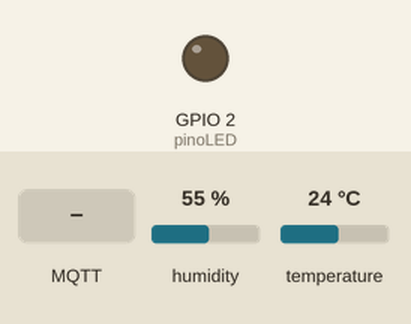
This sketch was run on a simulated ESP32. Parts: output pins drawn as LEDs (lit = HIGH). The test bench sets the inputs (shaded band); at power-on: humidity 55 %, temperature 24 °C. WiFi joins after 1.5 s; servers stay silent unless stated; random numbers use the default seed unless the sketch sets one; no MQTT or app messages arrive unless stated; what the sketch prints to the serial monitor is not drawn.

Above: at 2.7 s.
2.8 s: MQTT message "1" arrives on the first subscribed topic
At 3.5 s:
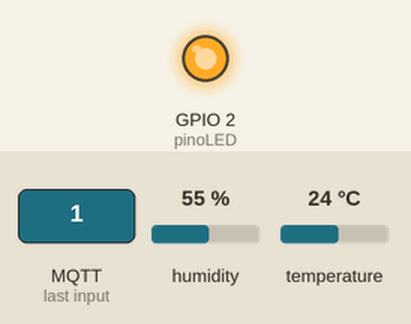
4.3 s: MQTT message "0" arrives on the first subscribed topic
At 4.7 s:
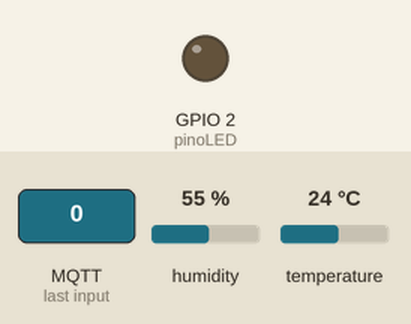
Timing chart, 0 to 7.3 s (numbered marks = the images above; inputs shaded):
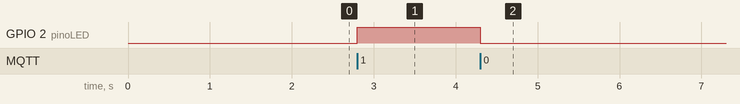

The sketch:

mqtt_led.ino
```cpp
// =========================================================================
// PROJETO IOT - LEITURA REAL DHT11 E CONTROLE DE LED VIA MQTT
// Placa: ESP32
// =========================================================================

#include <WiFi.h>
#include <PubSubClient.h>
#include <DHT.h> // 1. Inclui a biblioteca do sensor DHT

// =========================================================================
// CONFIGURAÇÕES DO SENSOR DHT11
// =========================================================================
#define DHTPIN 4      // Pino digital onde o pino de DADOS do DHT11 está conectado (GPIO 4)
#define DHTTYPE DHT11 // Define o modelo do sensor (Pode ser alterado para DHT22)

DHT dht(DHTPIN, DHTTYPE); // Cria o objeto para controlar o sensor

// =========================================================================
// CONFIGURAÇÕES DE REDE E MQTT
// =========================================================================
const char* ssid = "LIVE TIM_CB_2G";
const char* password = "CBruno365cb";

const char* mqtt_broker = "broker.hivemq.com";
const int mqtt_port = 1883;

// Tópicos MQTT (Únicos para o aluno)
const char* topic_pub = "aula12/iot/RA12345/temperatura";
const char* topic_sub = "aula12/iot/RA12345/led";

// Definição de Hardware e Variáveis Globais
const int pinoLED = 2; // Pino do LED embutido no ESP32

// Controle de tempo para envio (sem usar delay)
unsigned long tempoUltimoEnvio = 0;
const long intervaloEnvio = 5000; // Envia a cada 5 segundos

WiFiClient espClient;
PubSubClient client(espClient);

// =========================================================================
// FUNÇÃO CALLBACK: Executada quando chega mensagem para o LED
// =========================================================================
void callback(char* topic, byte* payload, unsigned int length) {
  String mensagem = "";
  for (int i = 0; i < length; i++) {
    mensagem += (char)payload[i];
  }

  if (mensagem == "1") {
    digitalWrite(pinoLED, HIGH);
    Serial.println("Comando via MQTT: LED LIGADO");
  } else if (mensagem == "0") {
    digitalWrite(pinoLED, LOW);
    Serial.println("Comando via MQTT: LED DESLIGADO");
  }
}

// =========================================================================
// FUNÇÃO DE CONEXÃO WI-FI
// =========================================================================
void setup_wifi() {
  delay(10);
  Serial.print("\nConectando-se ao Wi-Fi: ");
  Serial.println(ssid);

  WiFi.begin(ssid, password);

  while (WiFi.status() != WL_CONNECTED) {
    delay(500);
    Serial.print(".");
  }
  Serial.println("\nWi-Fi Conectado!");
}

// =========================================================================
// FUNÇÃO DE CONEXÃO/RECONEXÃO MQTT
// =========================================================================
void reconnect() {
  while (!client.connected()) {
    Serial.print("Tentando conexão MQTT...");
    String clientId = "ESP32Client-RA12345-" + String(random(0, 1000));

    if (client.connect(clientId.c_str())) {
      Serial.println("Conectado!");
      client.subscribe(topic_sub); // Assina o tópico do LED
    } else {
      Serial.print("Falhou, erro=");
      Serial.print(client.state());
      Serial.println(" Tentando em 5 seg...");
      delay(5000);
    }
  }
}

// =========================================================================
// SETUP
// =========================================================================
void setup() {
  Serial.begin(115200);

  pinMode(pinoLED, OUTPUT);
  digitalWrite(pinoLED, LOW);

  // 2. Inicializa o sensor DHT11
  dht.begin();
  Serial.println("Sensor DHT11 Inicializado.");

  setup_wifi();

  client.setServer(mqtt_broker, mqtt_port);
  client.setCallback(callback);
}

// =========================================================================
// LOOP PRINCIPAL
// =========================================================================
void loop() {
  if (!client.connected()) {
    reconnect();
  }
  client.loop();

  unsigned long tempoAtual = millis();

  // 3. Lógica de Leitura e Envio a cada 5 segundos
  if (tempoAtual - tempoUltimoEnvio >= intervaloEnvio) {
    tempoUltimoEnvio = tempoAtual;

    // Lê a temperatura em Celsius
    float temperatura = dht.readTemperature();

    // Verifica se a leitura falhou (muito importante para hardware real!)
    if (isnan(temperatura)) {
      Serial.println("Falha ao ler o sensor DHT11!");
      return; // Interrompe este ciclo do if e tenta novamente depois
    }

    // Converte o valor Float para String (o '1' indica uma casa decimal)
    String tempString = String(temperatura, 1);

    // Publica no MQTT
    client.publish(topic_pub, tempString.c_str());

    Serial.print("Temperatura lida e publicada: ");
    Serial.print(tempString);
    Serial.println(" °C");
  }
}
```

Measured:
- after the input at 2.8 s, GPIO 2 (pinoLED): LOW → HIGH at once
- after the input at 4.3 s, GPIO 2 (pinoLED): HIGH → LOW at once
